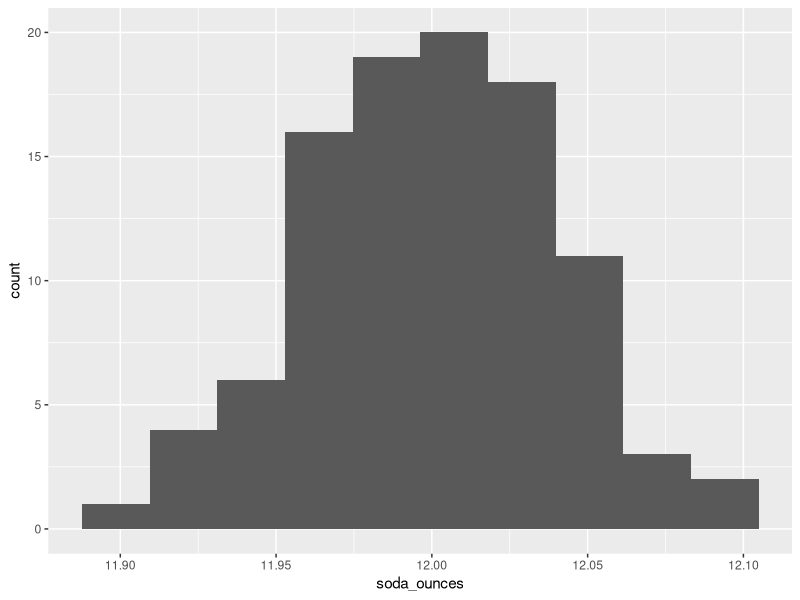

Write R code to recreate this figure.
#' ---
#' title: "Beyond Linear Regression"
#' author: "Toheeb"
#' date: "2023-09-02"
#' output: html_document
#' ---
#' 
#' # Beyond Linear Regression
#' While we’ve focused on linear regression in this lesson on inference, linear regression isn’t the only analytical approach out there. However, it is arguably the most commonly used. And, beyond that, there are *many* statistical tests and approaches that are slight variations on linear regression, so having a solid foundation and understanding of linear regression makes understanding these other tests and approaches much simpler.
#' 
#' For example, what if you didn’t want to measure the linear relationship between two variables, but instead wanted to know whether or not the average observed is different from expectation?
#' 
#' 
#' ## Mean Different From Expectation?
#' To answer a question like this, let’s consider the case where you’re interested in analyzing data about a single numeric variable. If you were doing descriptive statistics on this dataset, you’d likely calculate the mean for that variable. But, what if, in addition to knowing the mean, you wanted to know if the values in that variable were all within the bounds of normal variation. You could calculate that using inferential data analysis. You could use the data you have to *infer* whether or not the data are within the expected bounds.
#' 
#' For example, let’s say you had a dataset that included the number of ounces *actually* included in 100 cans of a soft drink. You’d expect that each can have exactly 12 oz of liquid; however, there is some variation in the process. So, let’s test whether or not you’re consistently getting shorted on the amount of liquid in your can.
#' 
#' In fact, let’s go ahead and generate the dataset ourselves:
## -----------------------------------------------------------------------------------------------
## generate the dataset
set.seed(34) 
soda_ounces <- rnorm(100, mean = 12, sd = 0.04)
head(soda_ounces)

#' In this code, we’re specifying that we want to take a random draw of 100 different values (representing our 100 cans of soft drink), where the mean is 12 (representing the 12 ounces of soda expected to be within each can), and allowing for some variation (we’ve set the standard deviation to be 0.04).
#' 
#' We can see that the values are approximately, but not always exactly, equal to the expected 12 ounces.
#' 
#' --------------------------------------------------------------------------------
#' --------------------------------------------------------------------------------
#' --------------------------------------------------------------------------------
#' 
#' ## Testing Mean Difference From Expectation in R
#' To make an inference as to whether or not we’re consistently getting shorted, we’re going to use this sample of 100 cans. Note that we’re using this sample of cans to infer something about all cans of this soft drink, since we aren’t able to measure the number of ounces in all cans of the soft drink generated.
#' 
#' To carry out this statistical test, we’ll use a t-test.
#' 
#' Wait, we haven’t talked about that statistical test yet. So, let’s take a quick detour to discuss t-tests and how they relate to linear regression.
#' 
#' R has a built in t-test function: t.test().
#' 
#' However, I mentioned earlier that many statistical tests are simply extension of linear regression. In fact, a t-test is simply a linear model where we specify to only fit an intercept (where the data crosses the y-axis). In other words, this specifies to calculate the mean…which is exactly what we’re looking to do here with our t-test! We’ll compare these two approaches below.
#' 
#' However, before we can do so, we have to ensure that the data follow a normal distribution, since this is the primary assumption of the t-test.
## -----------------------------------------------------------------------------------------------
library(ggplot2)
## check for normality
ggplot(as.data.frame(soda_ounces))+
  geom_histogram(aes(soda_ounces), bins = 10)

#' 
#' Here, we see that the data are approximately normally distributed.
#' 
#' A t-test will check whether the observed ounces differs from the expected mean (12 oz). As mentioned above, to run a t-test in R, most people use the built-in function: t.test().
## -----------------------------------------------------------------------------------------------
## carry out t-test
t.test(soda_ounces, mu = 12)

#' In the output from this function, we’ll focus on the 95 percent confidence interval. Confidence Intervals provide the range of values likely to contain the unknown population parameter. Here, the population parameter we’re interested in is the mean. Thus, the 95% Confidence Intervals provides us the range where, upon repeated sampling, the calculated mean would fall 95 percent of the time. More specifically, if the 95 percent confidence interval contains the expected mean (12 oz), then we can be confident that the company is not shorting us on the amount of liquid they’re putting into each can.
#' 
#' Here, since 12 is between 11.99187 and 12.00754, we can see that the amounts in the 100 sampled cans are within the expected variation. We could infer from this sample that the population of all cans of this soft drink are likely to have an appropriate amount of liquid in the cans.
#' 
#' However, as mentioned previously, t-tests are an extension of linear regression. We could also look to see whether or not the cans had the expected average of 12 oz in the data collected using lm().
## -----------------------------------------------------------------------------------------------
# from linear regression
regression_output <-  lm(soda_ounces ~ 1)

# calculate confidence interval
confint(regression_output)

#' Note that the confidence interval is the exact same here using lm() as above when we used t.test()! We bring this up not to confuse you, but to guide you away from trying to memorize each individual statistical test and instead understand how they relate to one another.
#' 
#' 
#' 
#' 
#' 
#' 
#' 
#' 
#' 
#' 
#' 
#' 
#' 
